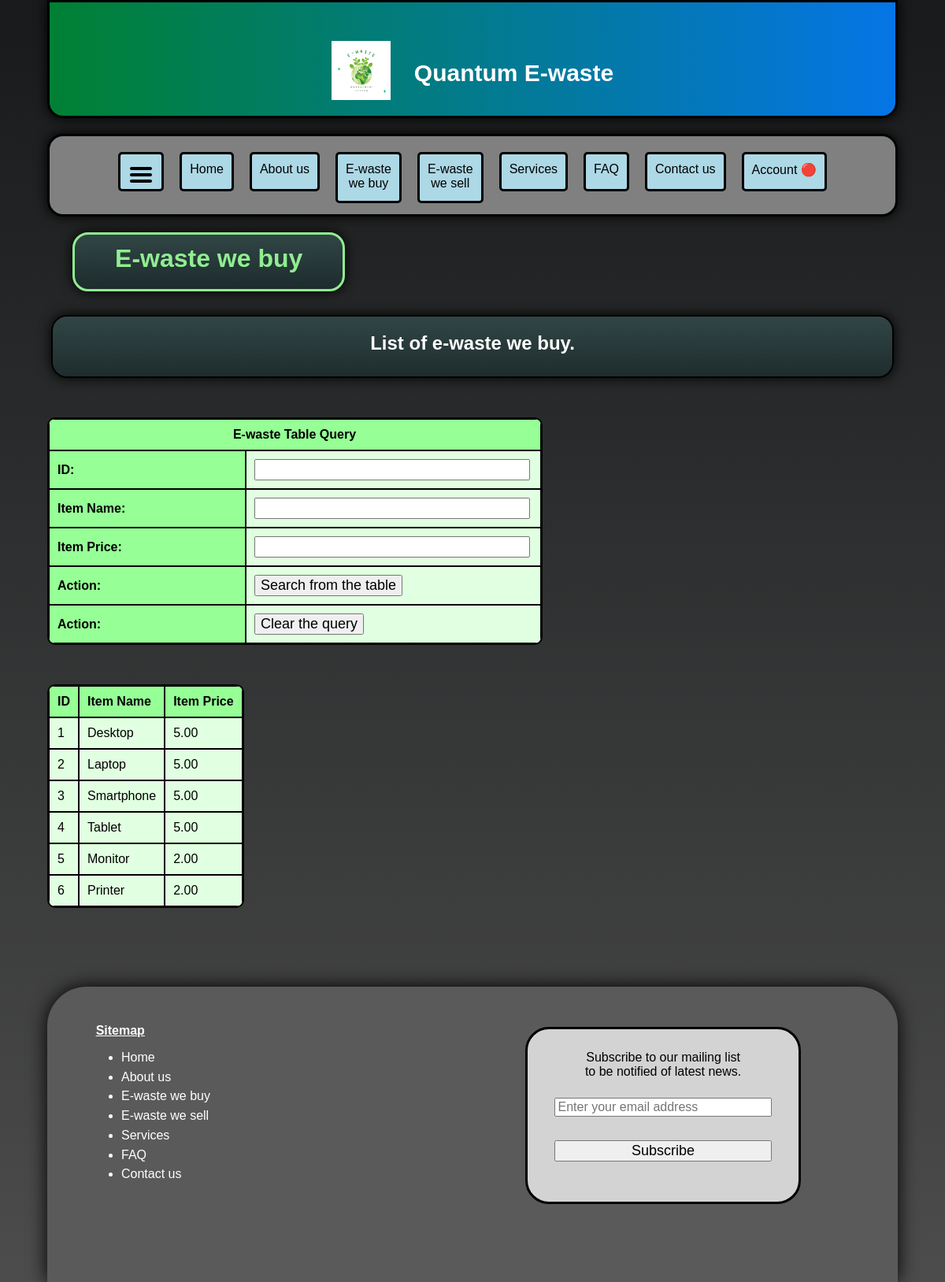
Before: /e-waste/we-buy.php with the older database file.
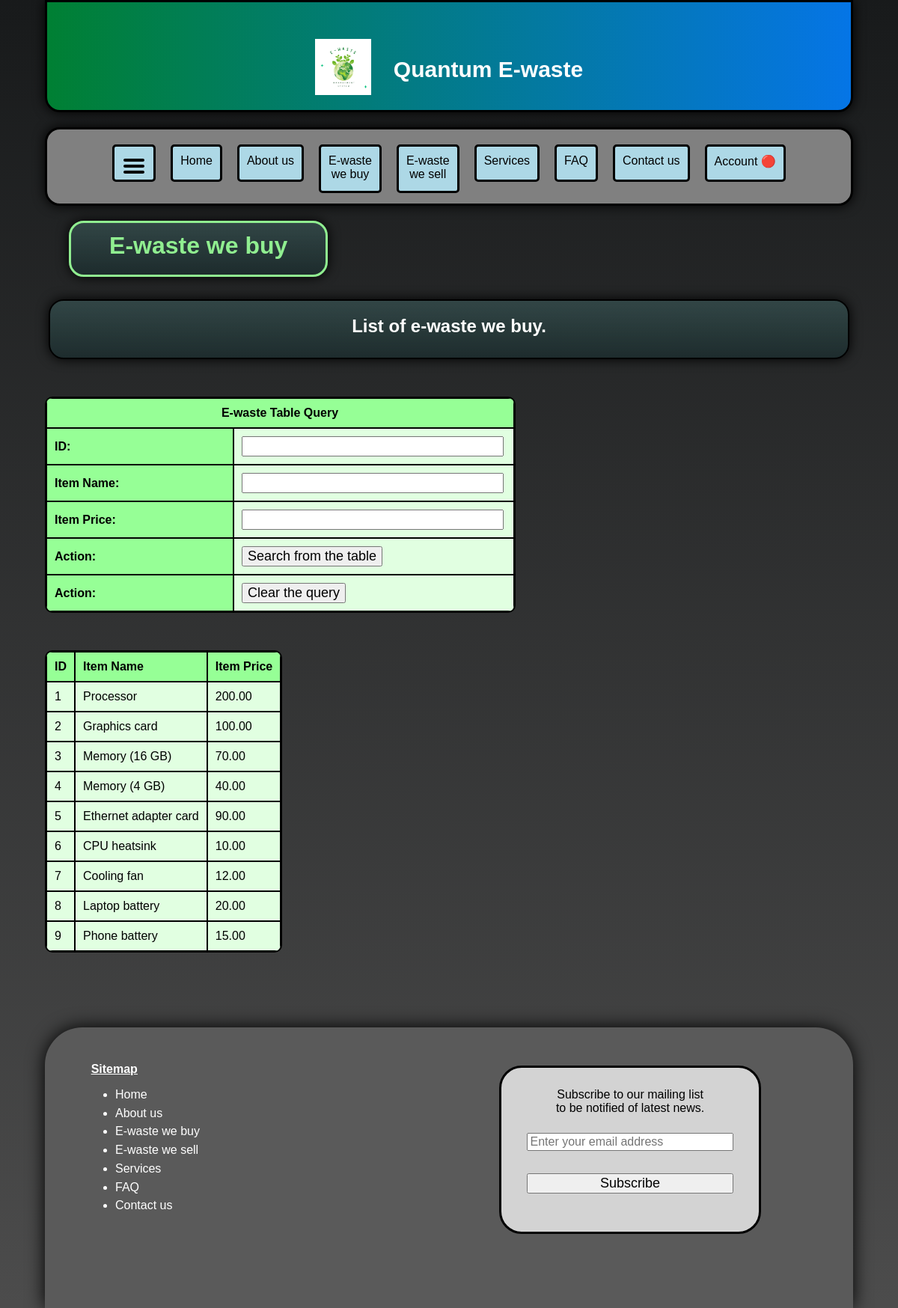
After: the same page with the newer database file.
### tables this page shows
CREATE TABLE `items` (
  `item_id` int(11) NOT NULL,
  `item_name` varchar(300) NOT NULL,
  `item_price` decimal(11,2) NOT NULL,
  `item_type` varchar(300) NOT NULL
);

### e-waste/we-buy.php (the view, shortened to what this page needs)
<!DOCTYPE html>
<html lang="en">
<head>
    <link href="../css/styles.css" rel="stylesheet">
    <link href="../css/navigation-bar-buttons.css" rel="stylesheet">
    <link href="../css/dropdown-menu.css" rel="stylesheet">
    <link href="../css/e-waste.css" rel="stylesheet">
    <link href="../css/styles-cp-mobile.css" rel="stylesheet">
    <link href="../css/side-navigation-menu.css" rel="stylesheet">
</head>
<body>
    <div id="basket">
        <div id="header" class="website-title">
            <div class="title-and-image-container">
                <div class="title-and-image-content">
                    <img class="header-image" src="../images/logo-image.png" alt="Greening planet earth." title="Greening planet earth.">
                </div>
                <div class="title-and-image-content">
                    Quantum E-waste
                </div>
            </div>
        </div>
        <div id="menu-buttons">
            <div>
                <a class="black-hyperlink" href="javascript:void(0)" onclick="openNav()">
                    <div class="menu-button">
                        <img src="../images/Hamburger_icon.svg" alt="Hamburger button icon for side navigation menu." title="Hamburger button icon for side navigation menu.">
                    </div>
                </a>
            </div>
            <div>
                <a class="black-hyperlink" href="../index.php">
                    <div class="menu-button">
                        Home
                    </div>
                </a>
            </div>
            <div>
                <a class="black-hyperlink" href="../about-us.php">
                    <div class="menu-button">
                        About us
                    </div>
                </a>
            </div>
            <div>
                <a class="black-hyperlink" href="#">
                    <div class="menu-button-2">
                        E-waste<br>we buy
                    </div>
                </a>
            </div>
            <div>
                <a class="black-hyperlink" href="../e-waste/we-sell.php">
                    <div class="menu-button-2">
                        E-waste<br>we sell
                    </div>
                </a>
            </div>
            <div>
                <a class="black-hyperlink" href="../services.php">
                    <div class="menu-button">
                        Services
                    </div>
                </a>
            </div>
            <div>
                <a class="black-hyperlink" href="../faq.php">
                    <div class="menu-button">
                        FAQ
                    </div>
                </a>
            </div>
            <div>
                <a class="black-hyperlink" href="../contact-us.php">
                    <div class="menu-button">
                        Contact us
                    </div>
                </a>
            </div>
            <div>
                <a class="black-hyperlink" href="javascript:void(0)">
                    <div class="dropdown">
                        <div class="menu-button">
                            <?php
                            if (isset($_SESSION['email_address'])) {
                                echo "Account &#128994;";
                            }
                            else {
                                echo "Account &#128308;";
                            }
                            ?>
                        </div>
                    </div>
                </a>
            </div>
        </div>
        <div class="page-title-banner-container">
            <div class="page-title-banner-content">E-waste we buy</div>
        </div>
        <div id="contents-1-container">
            <div id="contents-1-content">
                <h2>List of e-waste we buy.</h2>
            </div>
        </div>
        <?php
        $item_id = isset($_SESSION['txtID']) ? $_SESSION['txtID'] : '';
        $item_name = isset($_SESSION['txtItemName']) ? $_SESSION['txtItemName'] : '';
        $item_price = isset($_SESSION['txtItemPrice']) ? $_SESSION['txtItemPrice'] : '';
        ?>
        <div>
            <form action="index.php" method="post">
                <div class="query-table-content">
                    <table id="table-query">
                        <tr>
                            <th colspan="2" style="padding-left: 0; text-align: center;">
                                E-waste Table Query
                            </th>
                        </tr>
                        <tr>
                        <th>ID:</th>
                            <td><input type="text" name="txtID" value="<?php echo $item_id ?>"></td>
                        </tr>
                        <tr>
                            <th>Item Name:</th>
                            <td><input type="text" name="txtItemName" value="<?php echo $item_name ?>"></td>
                        </tr>
                        <tr>
                            <th>Item Price:</th>
                            <td><input type="text" name="txtItemPrice" value="<?php echo $item_price ?>"></td>
                        </tr>
                        <tr>
                            <th>Action:</th>
                            <td><input type="submit" name="submit" value="Search from the table"></td>
                        </tr>
                        <tr>
                            <th>Action:</th>
                            <td><input type="submit" name="clear" value="Clear the query"></td>
                        </tr>
                    </table>
                </div>
            </form>
        </div>
        <div>
            <div class="e-waste-table">
                <?php
                include '../php/connection.php';
                $html = <<<HTML
                <table border=1>
                    <tr>
                        <th>ID</th>
                        <th>Item Name</th>
                        <th>Item Price</th>
                    </tr>
                HTML;
                echo $html;
                $query_table_rows = "SELECT * FROM `items` WHERE
                                    item_id LIKE '%$item_id%' AND
                                    item_name LIKE '%$item_name%' AND
                                    item_price LIKE '%$item_price%' AND
                                    item_type = 'buy'
                                    ORDER BY item_id ASC";
                $result_table_rows = mysqli_query($connection, $query_table_rows);
                while($row = mysqli_fetch_assoc($result_table_rows)) {
                    $html = <<<HTML
                    <tr>
                        <td>{$row['item_id']}</td>
                        <td>{$row['item_name']}</td>
                        <td>{$row['item_price']}</td>
                    </tr>
                    HTML;
                    echo $html;
                }
                echo '</table>';
                ?>
            </div>
        </div>
        <div id="footer-container" class="footer-text">
            <div id="footer-container-2">
                <p class="footer-text-2">Sitemap</p>
                <ul>
                    <a class="white-hyperlink" href="../index.php" class="white">
                        <li class="padding-bottom">Home</li>
                    </a>
                    <a class="white-hyperlink" href="../about-us.php" class="white">
                        <li class="padding-bottom">About us</li>
                    </a>
                    <a class="white-hyperlink" href="#" class="white">
                        <li class="padding-bottom">E-waste we buy</li>
                    </a>
                    <a class="white-hyperlink" href="../e-waste/we-sell.php" class="white">
                        <li class="padding-bottom">E-waste we sell</li>
                    </a>
                    <a class="white-hyperlink" href="../services.php" class="white">
                        <li class="padding-bottom">Services</li>
                    </a>
                    <a class="white-hyperlink" href="../faq.php" class="white">
                        <li class="padding-bottom">FAQ</li>
                    </a>
                    <a class="white-hyperlink" href="../contact-us.php" class="white">
                        <li class="padding-bottom">Contact us</li>
                    </a>
                </ul>
            </div>
            <div id="footer-container-3">
                <p class="black-text">Subscribe to our mailing list<br>to be notified of latest news.</p>
                <div class="subscription-form">
                    <form action="" method="post">
                        <input type="email" name="email" placeholder="Enter your email address" class="subscribe-textbox" required>
                        <input type="submit" value="Subscribe" class="subscribe-button">
                    </form>
                </div>
            </div>
        </div>
    </div>
</body>
</html>

### css/styles.css (style rules this page uses)
* { box-sizing: border-box }
body { margin: 0; font-family: Verdana, sans-serif; background: linear-gradient(rgba(24, 26, 27, 1), rgba(0, 0, 0, 0.7)); background-size: 100% 100%; background-repeat: no-repeat; background-attachment: fixed; }
.black-hyperlink { color: black; text-decoration: none; }
#basket { width: 1080px; margin: 0 auto; }
#header { height: 150px; width: 1080px; background: linear-gradient(to right, #008033, #0575e6); border-style: solid; text-align: center; border-radius: 0px 0px 20px 20px; z-index: 1; box-shadow: 0px 0px 16px 0px black; }
.website-title { font-weight: bold; font-size: 30px; z-index: 1; }
.title-and-image-container { display: flex; justify-content: center; align-items: center; height: 180px; }
.title-and-image-content { margin-left: 15px; margin-right: 15px; color: white; }
.header-image { height: 75px; width: 75px; }
#footer-container { background-color: rgb(90, 90, 90); width: 1080px; height: 375px; border-radius: 50px 50px 0px 0px; box-shadow: 0px 0px 24px 0px black; }
#footer-container-2 { padding-top: 3%; float: left; }
.footer-text { color: white; padding-left: 5%; }
.footer-text-2 { font-weight: bold; text-decoration: underline; padding-left: 5%; }
.black-text { color: black; }
.white-hyperlink { color: white; text-decoration: none; }
#footer-container-3 { background-color: lightgray; float: left; text-align: center; border-style: solid; border-width: 3px; border-color: black; width: 350px; height: 225px; margin-left: 39%; padding-top: 1%; margin-top: 5%; border-radius: 30px; }
.subscribe-textbox { width: 80%; font-size: 16px; }
.subscribe-button { width: 80%; font-size: 16px; }
.padding-bottom { padding-bottom: 6%; }
input[type="text"] { font-size: 18px; }
input[type="submit"] { font-size: 18px; }

### css/navigation-bar-buttons.css (style rules this page uses)
#menu-buttons { margin-right: 20px; background: gray; border-style: solid; height: 105px; width: 1080px; padding-top: 20px; display: flex; justify-content: center; gap: 10px; position: sticky; top: 1%; border-radius: 20px; z-index: 5; box-shadow: 0px 0px 16px 0px black; }
.menu-button { height: 50px; background-color:lightblue; border-style: solid; text-align: center; float: left; padding: 10px; margin-left: 5px; margin-right: 5px; vertical-align: middle; -webkit-transition: background-color 0.3s, transform 0.3s linear; -moz-transition: background-color 0.3s, transform 0.3s linear; -ms-transition: background-color 0.3s, transform 0.3s linear; -o-transition: background-color 0.3s, transform 0.3s linear; transition: background-color 0.3s, transform 0.3s linear; border-radius: 5px; }
.menu-button-2 { height: 65px; background-color:lightblue; border-style: solid; text-align: center; float: left; padding: 10px; margin-left: 5px; margin-right: 5px; vertical-align: middle; -webkit-transition: background-color 0.3s, transform 0.3s linear; -moz-transition: background-color 0.3s, transform 0.3s linear; -ms-transition: background-color 0.3s, transform 0.3s linear; -o-transition: background-color 0.3s, transform 0.3s linear; transition: background-color 0.3s, transform 0.3s linear; border-radius: 5px; }

### css/dropdown-menu.css (style rules this page uses)
.dropdown { position: relative; display: inline-block; }
.dropdown-content a { color: black; padding: 12px 16px; text-decoration: none; display: block; transition: all ease-in .2s; -o-transition: all ease-in .2s; -ms-transition: all ease-in .2s; -moz-transition: all ease-in .2s; -webkit-transition: all ease-in .2s; }

Changed rows visible on the page:
changed items id 1: item_name "Desktop" → "Processor"; item_price "5.00" → "200.00"
changed items id 2: item_name "Laptop" → "Graphics card"; item_price "5.00" → "100.00"
changed items id 3: item_name "Smartphone" → "Memory (16 GB)"; item_price "5.00" → "70.00"
changed items id 4: item_name "Tablet" → "Memory (4 GB)"; item_price "5.00" → "40.00"
changed items id 5: item_name "Monitor" → "Ethernet adapter card"; item_price "2.00" → "90.00"
changed items id 6: item_name "Printer" → "CPU heatsink"; item_price "2.00" → "10.00"
now on this page (row edited): items: item_id "7", item_name "Cooling fan", item_price "12.00"
now on this page (row edited): items: item_id "8", item_name "Laptop battery", item_price "20.00"
now on this page (row edited): items: item_id "9", item_name "Phone battery", item_price "15.00"
